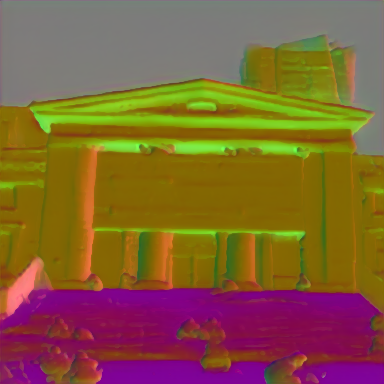
#> input picture normal/test5/test5_resize_normal.png, 384 x 384 px, found by its file name
$ python resize.py
#> lines starting #> are read from the running program, lines starting #| are printed output that depends on the picture
import cv2
import sys


def resize_image(image_path, target_size):
#> called with image_path = 'test5/test5_resize_normal.png', target_size = (720, 1280)
    img = cv2.imread(image_path)
#> img is the input picture: shape (384, 384, 3); mean B, G, R 54.6, 95.1, 130.4
    if img is None:
        print("Error: Image not found.")
        return None

    resized_img = cv2.resize(img, target_size, interpolation=cv2.INTER_AREA)
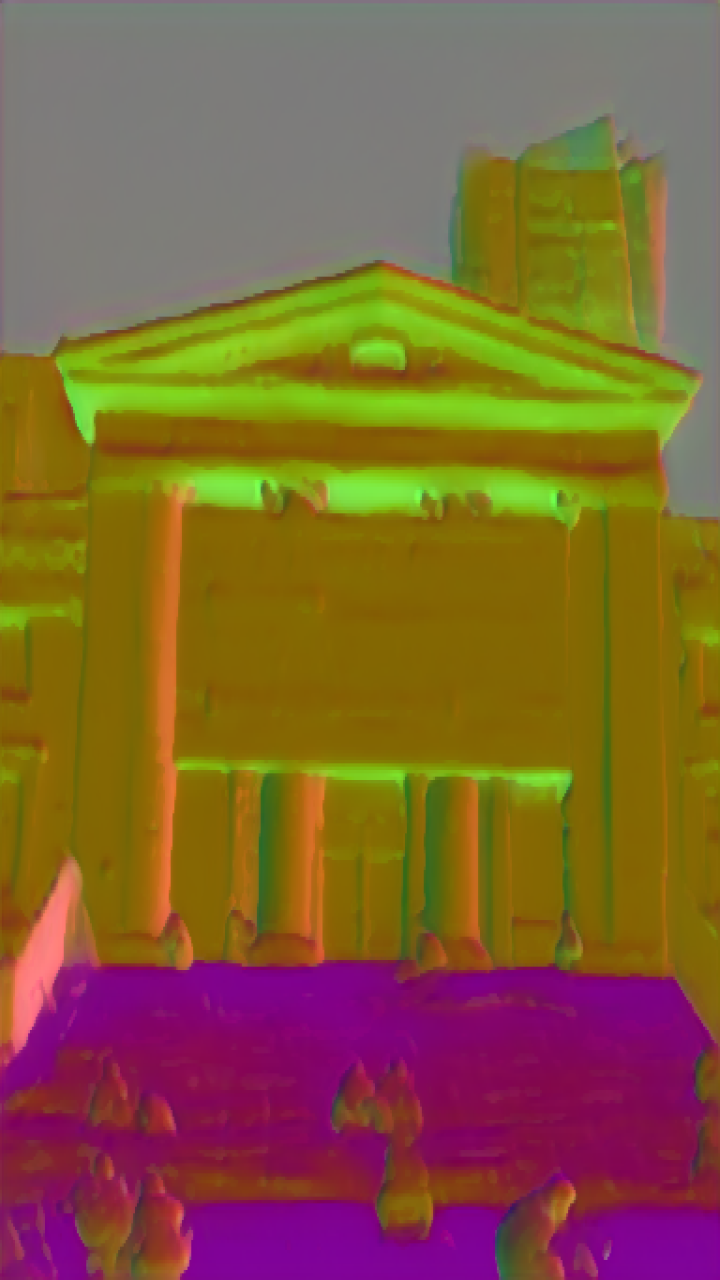
#> resized_img: shape (1280, 720, 3); mean B, G, R 54.6, 95.1, 130.4
    return resized_img


if __name__ == "__main__":

    image_path = "test5/test5_resize_normal.png"
    target_size = (720, 1280)
    #target_size = (384, 384)

    resized_image = resize_image(image_path, target_size)
    if resized_image is not None:
        cv2.imshow('Resized Image', resized_image)
        cv2.waitKey(0)
        cv2.destroyAllWindows()
        cv2.imwrite("test5/test5_normal.png", resized_image)
